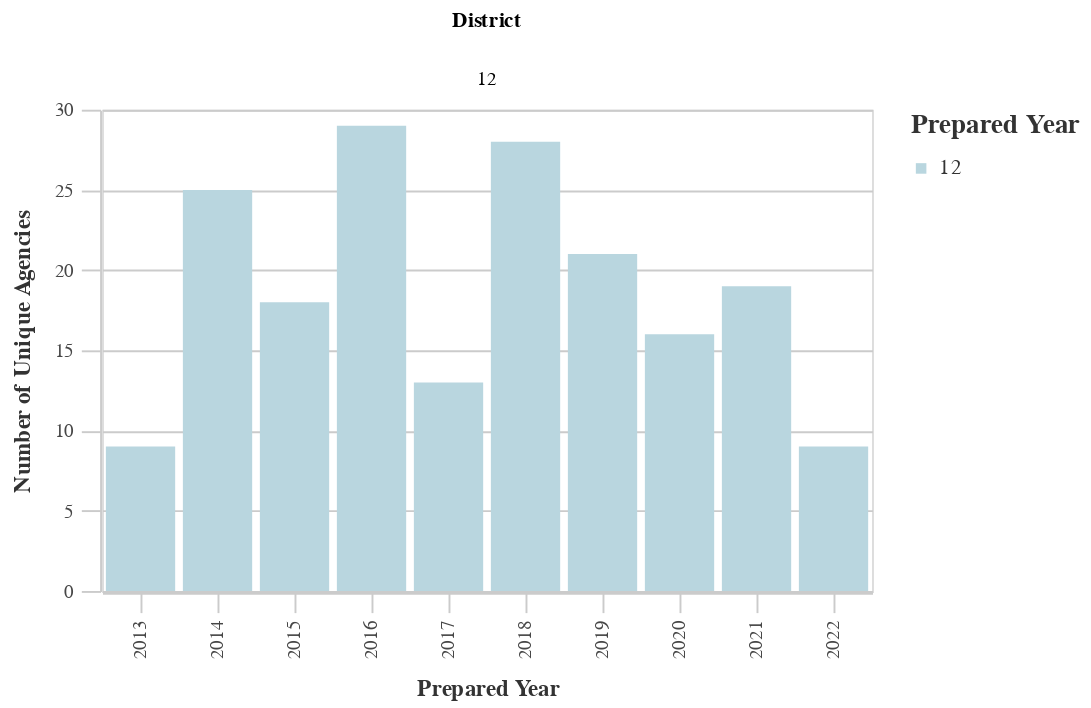

Here is the notebook cell this chart was saved with:
### Code cell
# Unique Agencies by Dist
dist_years_agency = ((
        df
        >> group_by(_.prepared_y, _.dist)
        >> summarize(n=_.primary_agency_name.nunique())
        >> arrange(-_.prepared_y)
    )
        .rename(columns={'dist':'District', 'n':'Count'})
    )
chart10 = (alt.Chart(dist_years_agency).mark_bar().encode(
        column='District:N',
        x=alt.X('prepared_y:O', title='Prepared Year'),
        y=alt.Y('Count:Q', title='Number of Unique Agencies'),
        color = alt.Color("District:N", 
                              scale=alt.Scale(
                                  range=altair_utils.CALITP_SEQUENTIAL_COLORS),  
                               legend=alt.Legend(title="Prepared Year")
                              )))
                              
chart10 = styleguide.preset_chart_config(chart10)
chart10 = _dla_utils_reports.add_tooltip(chart10, 'prepared_y', 'Count')
    
display(HTML("<h4><strong>Number of Unique Agencies by District</strong></h4>"))
display(chart10)

### Figure 1 — Vega-Lite specification as saved in the notebook (floating-point values rounded to 4 significant figures)
{"config": {"view": {"continuousWidth": 400, "continuousHeight": 300}, "axis": {"domainColor": "#cbcbcb", "grid": true, "gridColor": "#cbcbcb", "gridWidth": 1, "labelColor": "#474747", "labelFont": "Nunito Sans", "labelFontSize": 10, "labelPadding": 4, "tickColor": "#cbcbcb", "tickSize": 10, "titleColor": "#333", "titleFont": "Raleway", "titleFontSize": 12, "titlePadding": 10}, "axisBand": {"grid": false}, "background": "white", "font": "Raleway", "header": {"labelFont": "Nunito Sans", "titleFont": "Raleway"}, "legend": {"labelColor": "#333", "labelFont": "Nunito Sans", "labelFontSize": 11, "labelLimit": 0, "padding": 1, "symbolSize": 30, "symbolType": "square", "titleColor": "#333", "titleFont": "Raleway", "titleFontSize": 14, "titlePadding": 10}, "title": {"anchor": "middle", "font": "Raleway", "fontSize": 18, "fontWeight": 300, "offset": 20}}, "data": {"name": "data-b381369947d754d60c38e7d7289ab9b9"}, "mark": "bar", "encoding": {"color": {"field": "District", "legend": {"title": "Prepared Year"}, "scale": {"range": ["#B9D6DF", "#8CBCCB", "#2EA8CE", "#136C97", "#0B405B"]}, "type": "nominal"}, "column": {"field": "District", "type": "nominal"}, "tooltip": [{"field": "prepared_y", "type": "quantitative"}, {"field": "Count", "type": "quantitative"}], "x": {"field": "prepared_y", "title": "Prepared Year", "type": "ordinal"}, "y": {"field": "Count", "title": "Number of Unique Agencies", "type": "quantitative"}}, "height": 250, "width": 400, "$schema": "https://vega.github.io/schema/vega-lite/v4.17.0.json", "datasets": {"data-b381369947d754d60c38e7d7289ab9b9": [{"prepared_y": 2022.0, "District": 12, "Count": 9}, {"prepared_y": 2021.0, "District": 12, "Count": 19}, {"prepared_y": 2020.0, "District": 12, "Count": 16}, {"prepared_y": 2019.0, "District": 12, "Count": 21}, {"prepared_y": 2018.0, "District": 12, "Count": 28}, {"prepared_y": 2017.0, "District": 12, "Count": 13}, {"prepared_y": 2016.0, "District": 12, "Count": 29}, {"prepared_y": 2015.0, "District": 12, "Count": 18}, {"prepared_y": 2014.0, "District": 12, "Count": 25}, {"prepared_y": 2013.0, "District": 12, "Count": 9}]}}
